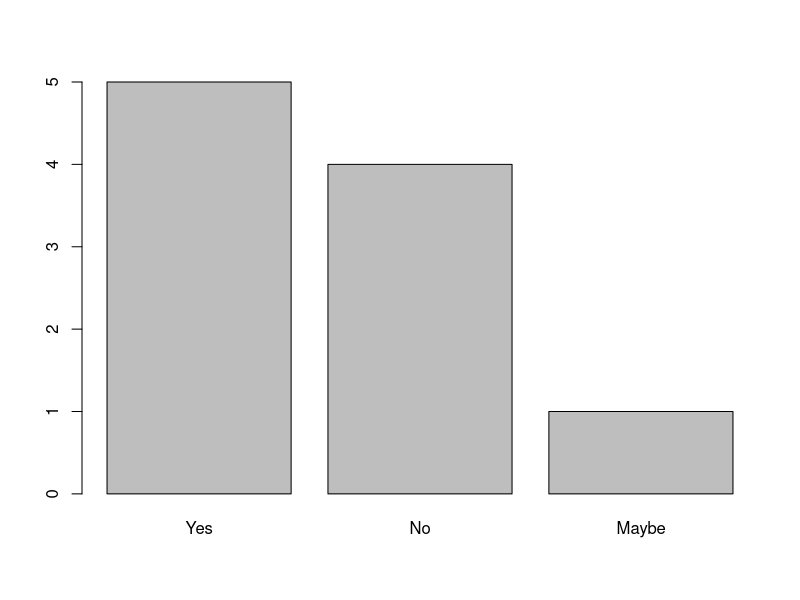
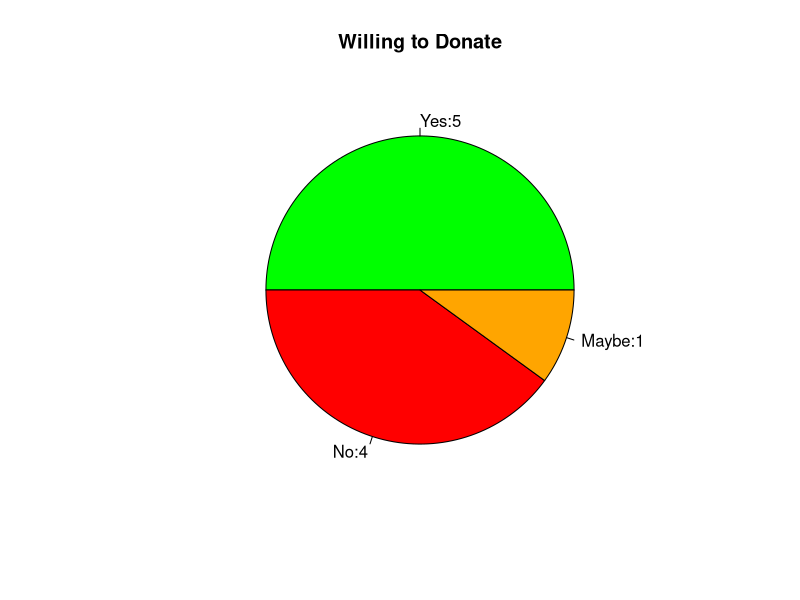

R code for these plots, in order:


donation <- c("Yes", "No", "Yes", "Maybe", "No", "Yes", "No", "Yes", "Yes", "No") 
year <- c("First", "Third", "Second", "Fifth", "Third", "Second", "First", "Fourth", "Fifth", "Third")

#Convert donation to a factor with levels; "Yes", "No", "Maybe"
donation <- factor(donation,levels = c("Yes","No","Maybe"))

# counting how many said "Yes"
table(donation)

#Making year ordered
year <- factor(year,levels = c("First","Second","Third","Fourth","Fifth"),ordered = TRUE)
levels(year)
year

# distribution across years
summary(year)
table(year)

# cross-tabulating responses by year
table(donation,year)

#Bonus plotting the factor using barplot(table(donation))
barplot(table(donation))

#Plotting a pie chart for willingness to donate

# count frequencies of each response
donation_freq <- table(donation)
print(donation_freq)

#Create a pie chart
pie(donation_freq,main = "Willing to Donate",
    col = c("green","red","orange"),
    labels = paste(names(donation_freq),
                   donation_freq,sep = ":"))

